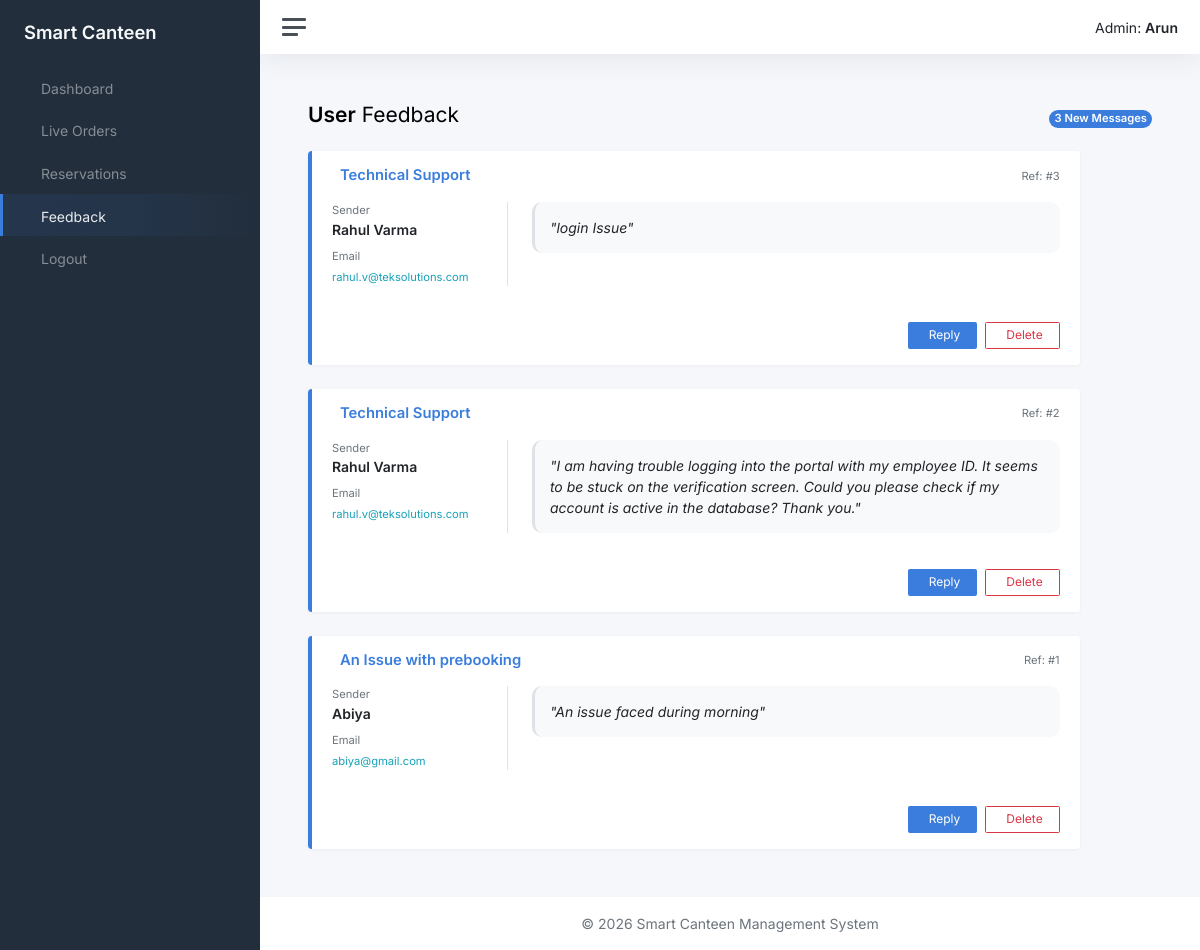
/feedback/ (signed in), run on the app's committed database.
### UserApp/models.py (models this page shows, shortened)
class User(AbstractUser):
    email = models.EmailField(unique=True)
    name = models.CharField(max_length=50, blank=True, null=True)
    is_verified = models.BooleanField(default=False)
    created_at = models.DateTimeField(auto_now_add=True)
    updated_at = models.DateTimeField(auto_now=True)

class ContactDb(models.Model):
    name = models.CharField(max_length=100, null=True, blank=True)
    subject = models.CharField(max_length=100, null=True, blank=True)
    email = models.EmailField(max_length=100, null=True, blank=True)
    message = models.TextField(max_length=200, null=True, blank=True)

### AdminApp/views.py (the view)
# urls.py: path('feedback/', views.view_feedback, name='view_feedback'),
@login_required
def view_feedback(request):
    feedbacks = ContactDb.objects.all().order_by('-id')
    return render(request, 'feedback.html', {'feedbacks': feedbacks})

### AdminApp/templates/feedback.html (shortened to what this page needs)
<!DOCTYPE html>
{% load static %}
<html lang="en">
<head>
    <link href="{% static 'assets/css/app.css' %}" rel="stylesheet">
</head>
<body>
    <div class="wrapper">
        <nav id="sidebar" class="sidebar js-sidebar">
            <div class="sidebar-content js-simplebar">
                <a class="sidebar-brand" href="{% url 'admin_dashboard' %}">
                    <span class="align-middle">Smart Canteen</span>
                </a>
                <ul class="sidebar-nav">
                    <li class="sidebar-item">
                        <a class="sidebar-link" href="{% url 'admin_dashboard' %}">
                             <span class="align-middle">Dashboard</span>
                        </a>
                    </li>
                    <li class="sidebar-item">
                        <a class="sidebar-link" href="{% url 'live_orders' %}">
                             <span class="align-middle">Live Orders</span>
                        </a>
                    </li>
                    <li class="sidebar-item">
                        <a class="sidebar-link" href="{% url 'view_bookings' %}">
                             <span class="align-middle">Reservations</span>
                        </a>
                    </li>
                    <li class="sidebar-item active">
                        <a class="sidebar-link" href="{% url 'view_feedback' %}">
                             <span class="align-middle">Feedback</span>
                        </a>
                    </li>
                    <li class="sidebar-item">
                        <a class="sidebar-link" href="{% url 'logout_admin' %}">
                             <span class="align-middle">Logout</span>
                        </a>
                    </li>
                </ul>
            </div>
        </nav>
        <div class="main">
            <nav class="navbar navbar-expand navbar-light navbar-bg">
                <a class="sidebar-toggle js-sidebar-toggle">
                    <i class="hamburger align-self-center"></i>
                </a>
                <div class="navbar-collapse collapse">
                    <ul class="navbar-nav navbar-align">
                        <li class="nav-item">
                            <span class="text-dark">Admin: <strong>{{ request.user.username }}</strong></span>
                        </li>
                    </ul>
                </div>
            </nav>
            <main class="content">
                <div class="container-fluid p-0">
                    <div class="mb-3 d-flex justify-content-between align-items-center">
                        <h1 class="h3 d-inline align-middle"><strong>User</strong> Feedback</h1>
                        <span class="badge bg-primary rounded-pill">{{ feedbacks.count }} New Messages</span>
                    </div>
                    <div class="row">
                        {% for msg in feedbacks %}
                        <div class="col-12 col-lg-11">
                            <div class="card feedback-card shadow-sm mb-4">
                                <div class="card-header bg-white d-flex justify-content-between align-items-center py-3">
                                    <h5 class="card-title mb-0 text-primary fw-bold">
                                        {{ msg.subject|default:"General Inquiry" }}
                                    </h5>
                                    <small class="text-muted">Ref: #{{ msg.id }}</small>
                                </div>
                                <div class="card-body pt-0">
                                    <div class="row">
                                        <div class="col-md-3 border-end">
                                            <div class="mb-2">
                                                <small class="text-muted d-block">Sender</small>
                                                <span class="fw-bold text-dark">{{ msg.name }}</span>
                                            </div>
                                            <div>
                                                <small class="text-muted d-block">Email</small>
                                                <a href="mailto:{{ msg.email }}" class="text-decoration-none small text-info">{{ msg.email }}</a>
                                            </div>
                                        </div>
                                        <div class="col-md-9 ps-md-4 mt-3 mt-md-0">
                                            <div class="msg-bubble">
                                                <p class="mb-0 text-dark" style="font-style: italic; line-height: 1.5;">
                                                    "{{ msg.message }}"
                                                </p>
                                            </div>
                                        </div>
                                    </div>
                                </div>
                                <div class="card-footer bg-white border-0 d-flex justify-content-end gap-2 pb-3">
                                    <a href="mailto:{{ msg.email }}?subject=Re: {{ msg.subject }}" class="btn btn-primary btn-sm px-3">
                                         Reply
                                    </a>
                                    <button class="btn btn-outline-danger btn-sm px-3" onclick="return confirm('Permanently delete this message?')">
                                         Delete
                                    </button>
                                </div>
                            </div>
                        </div>
                        {% endfor %}
                    </div>
                </div>
            </main>
            <footer class="footer">
                <div class="container-fluid">
                    <div class="row text-muted">
                        <div class="col-12 text-center">
                            <p class="mb-0">© 2026 Smart Canteen Management System</p>
                        </div>
                    </div>
                </div>
            </footer>
        </div>
    </div>
</body>
</html>

### AdminApp/templates/feedback.html (style rules this page uses)
.feedback-card { transition: transform 0.2s ease; border-left: 4px solid #3b7ddd !important; }
.msg-bubble { background: #f8f9fa; border-radius: 10px; padding: 15px; border-left: 3px solid #dee2e6; }

### data on the page
User: user.username "Arun"
ContactDb: subject "Technical Support", id "3", name "Rahul Varma", email "rahul.v@teksolutions.com", message "login Issue"
ContactDb: subject "Technical Support", id "2", name "Rahul Varma", email "rahul.v@teksolutions.com", message "I am having trouble logging into the portal with my employee ID. It seems to be stuck on the verification screen. Could you please check if my account is active in the database? Thank you."
ContactDb: subject "An Issue with prebooking", id "1", name "Abiya", email "abiya@gmail.com", message "An issue faced during morning"

### other printed values
{{ feedbacks.count }} "3"
